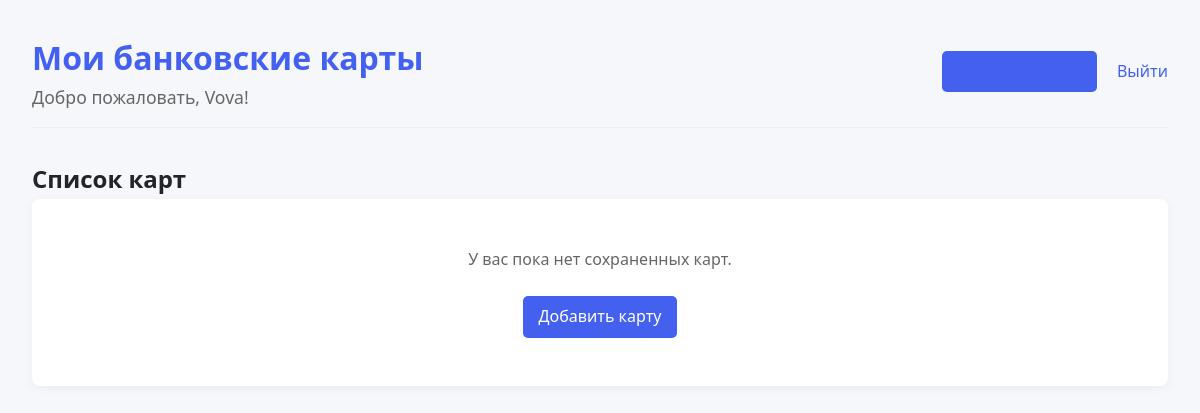
Page /dashboard (signed in) on the earlier database version.
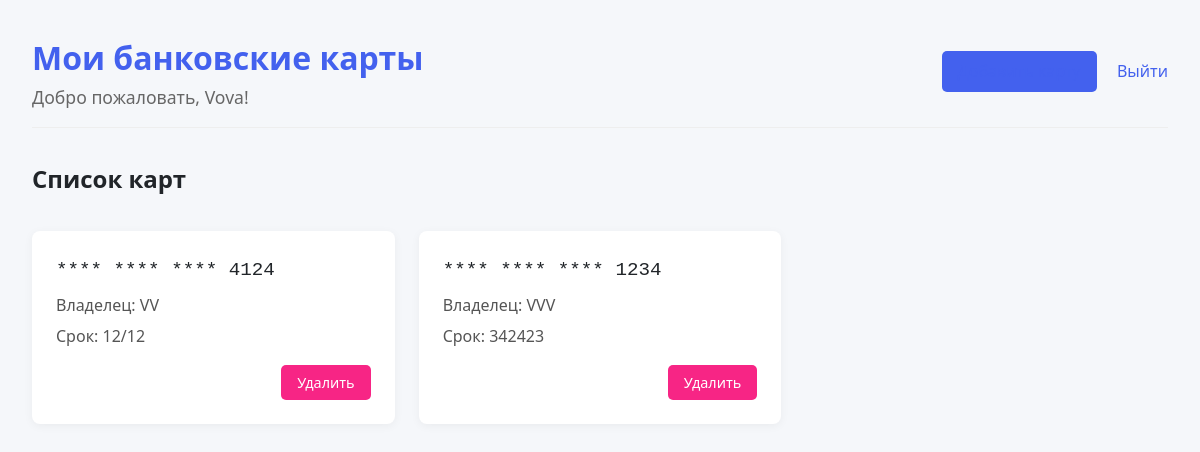
Same page on the later database version.
### app.py (models this page shows, shortened)
class User(UserMixin, db.Model):
    id = db.Column(db.Integer, primary_key=True)
    username = db.Column(db.String(50), unique=True, nullable=False)
    password_hash = db.Column(db.String(128), nullable=False)
    cards = db.relationship('BankCard', backref='owner', lazy=True)

class BankCard(db.Model):
    id = db.Column(db.Integer, primary_key=True)
    card_number_encrypted = db.Column(db.LargeBinary, nullable=False)
    card_holder_encrypted = db.Column(db.LargeBinary, nullable=False)
    expiry_date_encrypted = db.Column(db.LargeBinary, nullable=False)
    cvv_encrypted = db.Column(db.LargeBinary, nullable=False)
    user_id = db.Column(db.Integer, db.ForeignKey('user.id'), nullable=False)
    def get_card_number(self):
        try:
            return cipher_suite.decrypt(self.card_number_encrypted).decode()
        except:
            return "Невозможно расшифровать данные карты"
    def get_card_holder(self):
        try:
            return cipher_suite.decrypt(self.card_holder_encrypted).decode()
        except:
            return "Невозможно расшифровать данные"
    def get_expiry_date(self):
        try:
            return cipher_suite.decrypt(self.expiry_date_encrypted).decode()
        except:
            return "Невозможно расшифровать дату"

### app.py (the view)
@app.route('/dashboard')
@login_required
def dashboard():
    cards = BankCard.query.filter_by(user_id=current_user.id).all()
    return render_template('dashboard.html', cards=cards)

### app.py (called while the page is built)
@login_manager.user_loader
def load_user(user_id):
    return User.query.get(int(user_id))

@app.after_request
def add_security_headers(response):
    response.headers['X-Content-Type-Options'] = 'nosniff'
    response.headers['X-Frame-Options'] = 'SAMEORIGIN'
    response.headers['X-XSS-Protection'] = '1; mode=block'
    if 'Cache-Control' not in response.headers:
        response.headers['Cache-Control'] = 'no-store, no-cache, must-revalidate, post-check=0, pre-check=0, max-age=0'
        response.headers['Pragma'] = 'no-cache'
        response.headers['Expires'] = '-1'
    return response

### templates/dashboard.html (shortened to what this page needs)
<!DOCTYPE html>
<html>
<head>
</head>
<body>
    <div class="container">
        <header>
            <div>
                <h1>Мои банковские карты</h1>
                <p class="welcome">Добро пожаловать, {{ current_user.username }}!</p>
            </div>
            <div class="nav-links">
                <a href="{{ url_for('add_card') }}" class="btn">Добавить карту</a>
                <a href="{{ url_for('logout') }}">Выйти</a>
            </div>
        </header>
        <h2>Список карт</h2>
        {% if cards %}
            <div class="card-list">
                {% for card in cards %}
                    <div class="card-item">
                        <div class="card-number">**** **** **** {{ card.get_card_number()[-4:] if card.get_card_number()|length > 4 else "****" }}</div>
                        <div class="card-detail">Владелец: {{ card.get_card_holder() }}</div>
                        <div class="card-detail">Срок: {{ card.get_expiry_date() }}</div>
                        <div class="card-actions">
                            <form action="{{ url_for('delete_card', card_id=card.id) }}" method="POST">
                                <input type="submit" value="Удалить" onclick="return confirm('Вы уверены?');">
                            </form>
                        </div>
                    </div>
                {% endfor %}
            </div>
        {% else %}
            <div class="empty-state">
                <p>У вас пока нет сохраненных карт.</p>
                <a href="{{ url_for('add_card') }}" class="btn">Добавить карту</a>
            </div>
        {% endif %}
    </div>
</body>
</html>

### templates/dashboard.html (style rules this page uses)
:root { --primary: #4361ee; --secondary: #3f37c9; --light: #f8f9fa; --dark: #212529; --success: #4cc9f0; --danger: #f72585; }
* { box-sizing: border-box; font-family: 'Segoe UI', Tahoma, Geneva, Verdana, sans-serif; margin: 0; padding: 0; }
body { background-color: #f5f7fa; color: var(--dark); line-height: 1.6; }
.container { max-width: 1200px; margin: 0 auto; padding: 2rem; }
header { display: flex; justify-content: space-between; align-items: center; margin-bottom: 2rem; padding-bottom: 1rem; border-bottom: 1px solid #eee; }
h1 { color: var(--primary); }
.welcome { font-size: 1.1rem; color: #666; }
.nav-links a { margin-left: 1rem; color: var(--primary); text-decoration: none; font-weight: 500; }
.btn { display: inline-block; background-color: var(--primary); color: white; padding: 0.5rem 1rem; border-radius: 5px; text-decoration: none; transition: background-color 0.3s; }
.card-list { display: grid; grid-template-columns: repeat(auto-fill, minmax(300px, 1fr)); gap: 1.5rem; margin-top: 2rem; }
.card-item { background: white; border-radius: 8px; padding: 1.5rem; box-shadow: 0 2px 10px rgba(0, 0, 0, 0.05); position: relative; }
.card-number { font-family: monospace; font-size: 1.2rem; margin-bottom: 0.5rem; }
.card-detail { margin-bottom: 0.3rem; color: #555; }
.card-actions { margin-top: 1rem; display: flex; justify-content: flex-end; }
form { display: inline; }
input[type="submit"] { background-color: var(--danger); color: white; border: none; padding: 0.5rem 1rem; border-radius: 5px; cursor: pointer; font-size: 0.9rem; }

Differences in the rows shown:
added BankCard: get_card_number|length "4124", get_card_holder "VV", get_expiry_date "12/12"
added BankCard: get_card_number|length "1234", get_card_holder "VVV", get_expiry_date "342423"
Other differences:
text no longer shown: "У вас пока нет сохраненных карт. Добавить карту"
